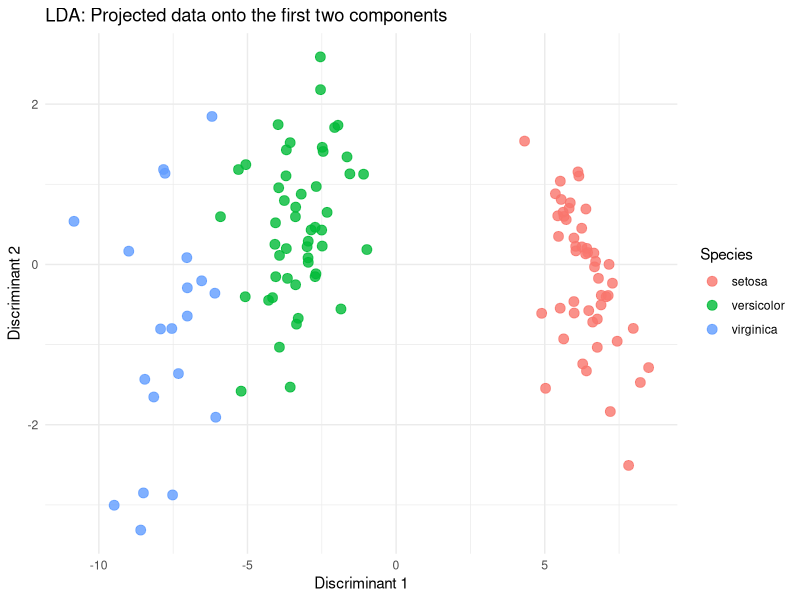
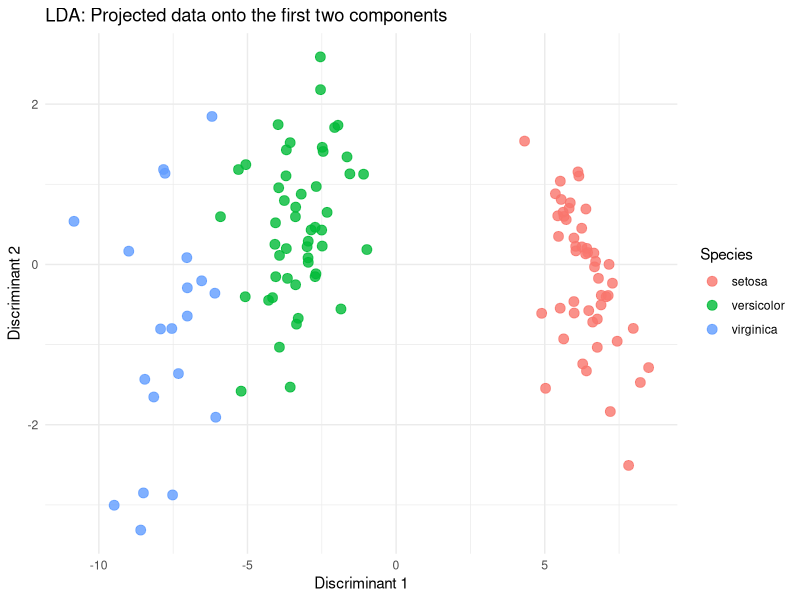

The R script that drew these images, in order:
library(MASS)
library(ggplot2)

# Load the iris dataset
data(iris)

# Preprocessing: Standardizing the data
X <- scale(iris[, 1:4])
y <- iris$Species

# Splitting the dataset into training and testing sets
X_train <- X[1:120, ]
y_train <- y[1:120]

# Applying Linear Discriminant Analysis
train_data <- data.frame(X_train, Species = y_train)
lda_model <- lda(Species ~ ., data = train_data)

# TODO: Transform the training data using LDA and store the result
lda_pred <- predict(lda_model, train_data)
X_lda <- lda_pred$x

# Prepare data for plotting
# TODO: Create a data frame for plotting using the transformed data
plot_data <- data.frame(X_lda, Species = y_train)

# Scatter plot of the first two linear discriminants
# TODO: Create a ggplot scatter plot for the transformed data
print(
  ggplot(plot_data, aes(x = LD1, y = LD2, color = Species)) +
    geom_point(size = 3, alpha = 0.8) +
    labs(
      title = "LDA: Projected data onto the first two components",
      x = "Discriminant 1",
      y = "Discriminant 2"
    ) +
    theme_minimal() +
    theme(
      panel.background = element_rect(fill = "white", color = NA),
      plot.background = element_rect(fill = "white", color = NA)
    )
)

# Save the plot as an image
ggsave("lda_plot.png", width = 8, height = 6)
